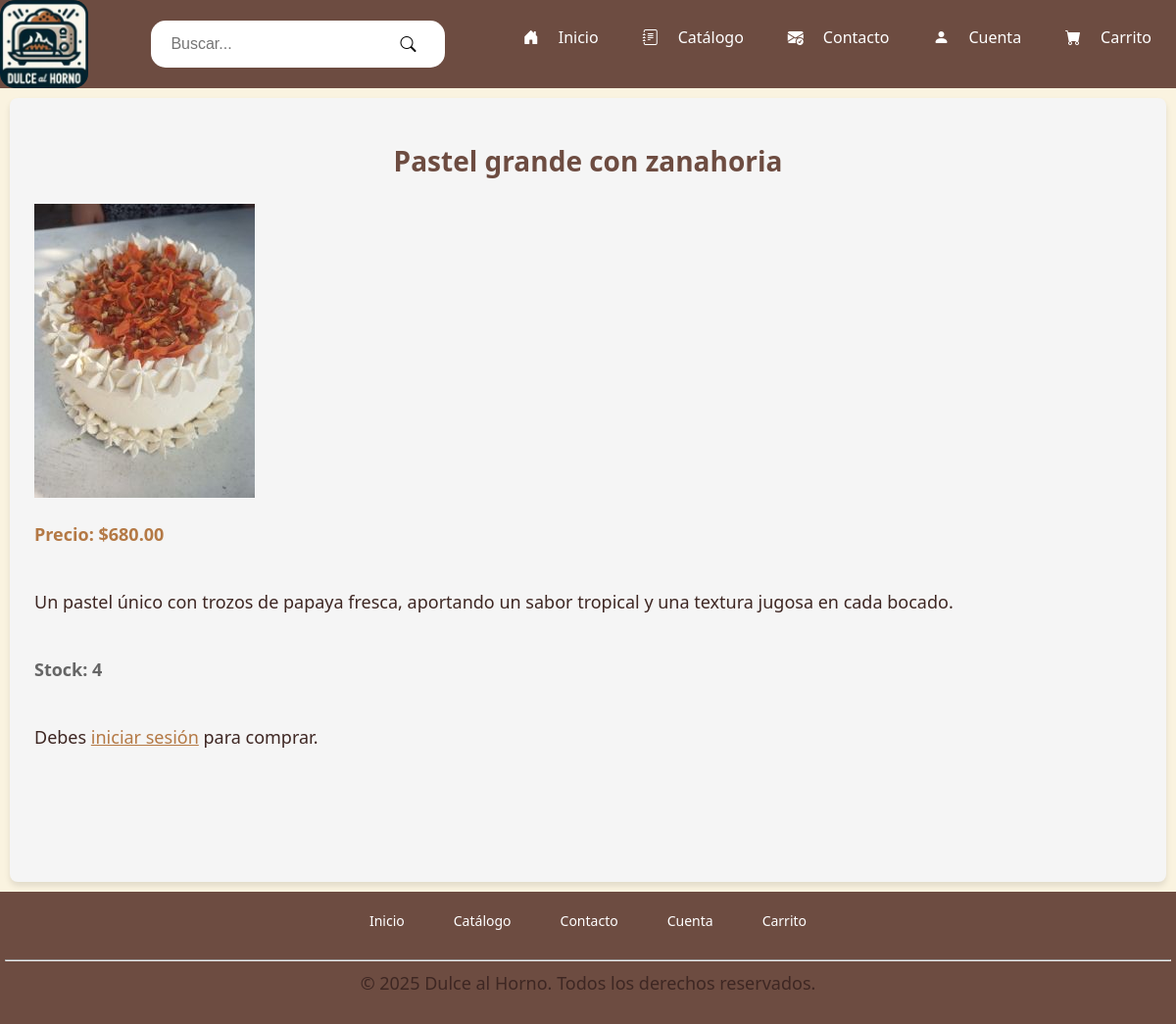
/productos/detalle_producto.php?id=9, run on the app's committed database.
### tables this page shows
CREATE TABLE `productos` (
  `producto_id` int(11) NOT NULL AUTO_INCREMENT,
  `nombre` varchar(100) NOT NULL,
  `precio` decimal(10,2) NOT NULL,
  `img_url` varchar(255) DEFAULT NULL,
  `estado` enum('disponible','no disponible') NOT NULL DEFAULT 'disponible',
  `descripcion` text DEFAULT NULL,
  `stock` int(11) NOT NULL DEFAULT 0,
  PRIMARY KEY (`producto_id`)
);

### productos/detalle_producto.php (the view, shortened to what this page needs)
<?php
include __DIR__ . '/../includes/alert.php';
include __DIR__ . '/../config/db.php';
$producto_id = $_GET["id"];
$sql = "SELECT *
        FROM productos
        WHERE producto_id = ?
        AND estado = 'disponible'";
$stmt = $conn->prepare($sql);
$stmt->bind_param("i", $producto_id);
$stmt->execute();
$resultado = $stmt->get_result();
$producto = $resultado->fetch_assoc();
$usuario_logueado = isset($_SESSION["usuario_id"]);
?>
<!DOCTYPE html>
<html lang="es-MX">
<head>
    <link rel="stylesheet" href="/assets/css/styles.css">
    <link rel="stylesheet" href="/assets/css/styles-banner-footer.css">
    <link href="https://cdn.jsdelivr.net/npm/bootstrap-icons/font/bootstrap-icons.css" rel="stylesheet">
</head>
<body>
    <div>
        <div id="banner-container">
            <?php include __DIR__ . '/../includes/banner.php'; ?>
        </div>
        <div class="main-container">
            <h2 class="title"><?= htmlspecialchars($producto['nombre']) ?></h2>
            <div class="producto-img">
                <?php if (!empty($producto['img_url'])): ?>
                    <img src="/<?= htmlspecialchars($producto['img_url']) ?>" alt="<?= htmlspecialchars($producto['nombre']) ?>">
                <?php else: ?>
                    <i class="bi bi-image" style="font-size: 40px; color: gray;"></i>
                <?php endif; ?>
            </div>
            <p style="color: #b47945; font-weight: bold;">Precio: $<?= number_format($producto['precio'], 2) ?></p>
            <p><?= nl2br(htmlspecialchars($producto['descripcion'])) ?></p>
            <p style="color: #666; font-weight: bold;">Stock: <?php echo (int)$producto['stock']; ?></p>
            <?php if ($producto['stock'] <= 0) { ?>
                <p style="color: red; font-weight: bold;">Producto agotado</p>
            <?php } else { ?>
                <?php if ($usuario_logueado) { ?>
                    <form action="/carrito/agregar_carrito.php" method="POST">
                        <input type="hidden" name="producto_id" value="<?= $producto_id ?>">
                        <label for="cantidad">Cantidad:</label>
                        <input type="number" id="cantidad" name="cantidad" value="1" min="1" max="<?= $producto['stock'] ?>" required style="width: 60px; margin-left: 10px;">
                        <button type="submit">Agregar al carrito</button>
                    </form>
                <?php } else { ?>
                    <p>Debes <a href="/pages/cuenta.php" onclick="abrirModal()" style="color: #b47945; text-decoration: underline;">iniciar sesión</a> para comprar.</p>
                <?php } ?>
            <?php } ?>
        </div>
        <div id="footer-container">
            <?php include __DIR__ . '/../includes/footer.php'; ?>
        </div>
    </div>
</body>
</html>

### assets/css/styles.css (style rules this page uses)
* { margin: 0; padding: 0; box-sizing: border-box; }
body { background-color: #FAF3E0; height: 100%; margin: 0; padding: 0; display: flex; flex-direction: column; font-family: 'Segoe UI', Tahoma, Geneva, Verdana, sans-serif; }
.title { font-size: 28px; color: #6D4C41; text-align: center; margin-top: 20px; font-weight: bold; }
p { font-size: 18px; color: #3E2723; margin-bottom: 20px; }
.main-container { display: flex; padding: 25px; gap: 25px; flex-direction: column; min-height: 100vh; flex: 1; margin: 10px; background-color: #F5F5F5; border-radius: 8px; box-shadow: 0 4px 6px rgba(0, 0, 0, 0.1); }

### data on the page
productos: nombre "Pastel grande con zanahoria", img_url (picture), precio "680.00", descripcion "Un pastel único con trozos de papaya fresca, aportando un sabor tropical y una textura jugosa en cada bocado.", stock "4"
